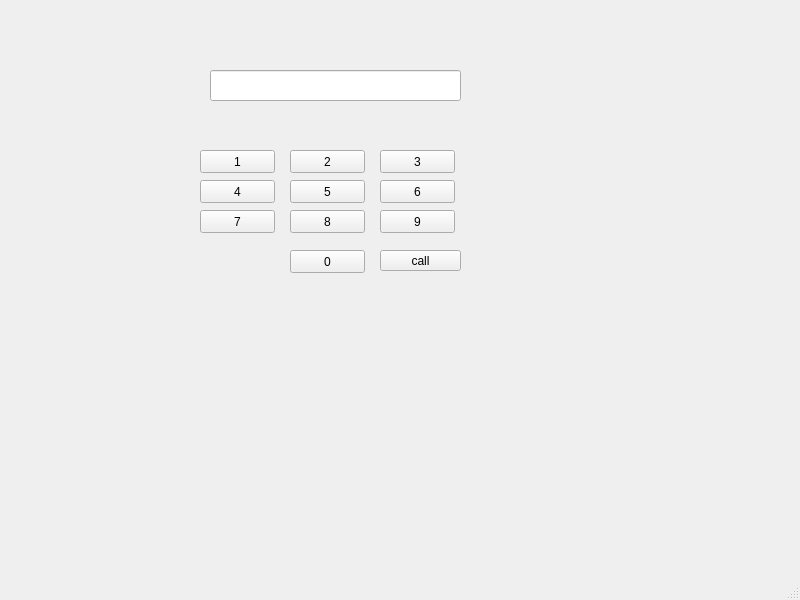
<?xml version="1.0" encoding="UTF-8"?>
<ui version="4.0">
 <class>le1_2</class>
 <widget class="QMainWindow" name="le1_2">
  <property name="geometry">
   <rect>
    <x>0</x>
    <y>0</y>
    <width>800</width>
    <height>600</height>
   </rect>
  </property>
  <property name="windowTitle">
   <string>MainWindow</string>
  </property>
  <widget class="QWidget" name="centralwidget">
   <widget class="QLineEdit" name="le1">
    <property name="geometry">
     <rect>
      <x>210</x>
      <y>70</y>
      <width>251</width>
      <height>31</height>
     </rect>
    </property>
   </widget>
   <widget class="QPushButton" name="pb1">
    <property name="geometry">
     <rect>
      <x>200</x>
      <y>150</y>
      <width>75</width>
      <height>23</height>
     </rect>
    </property>
    <property name="text">
     <string>1</string>
    </property>
   </widget>
   <widget class="QPushButton" name="pb2">
    <property name="geometry">
     <rect>
      <x>290</x>
      <y>150</y>
      <width>75</width>
      <height>23</height>
     </rect>
    </property>
    <property name="text">
     <string>2</string>
    </property>
   </widget>
   <widget class="QPushButton" name="pb3">
    <property name="geometry">
     <rect>
      <x>380</x>
      <y>150</y>
      <width>75</width>
      <height>23</height>
     </rect>
    </property>
    <property name="text">
     <string>3</string>
    </property>
   </widget>
   <widget class="QPushButton" name="pb4">
    <property name="geometry">
     <rect>
      <x>200</x>
      <y>180</y>
      <width>75</width>
      <height>23</height>
     </rect>
    </property>
    <property name="text">
     <string>4</string>
    </property>
   </widget>
   <widget class="QPushButton" name="pb5">
    <property name="geometry">
     <rect>
      <x>290</x>
      <y>180</y>
      <width>75</width>
      <height>23</height>
     </rect>
    </property>
    <property name="text">
     <string>5</string>
    </property>
   </widget>
   <widget class="QPushButton" name="pb6">
    <property name="geometry">
     <rect>
      <x>380</x>
      <y>180</y>
      <width>75</width>
      <height>23</height>
     </rect>
    </property>
    <property name="text">
     <string>6</string>
    </property>
   </widget>
   <widget class="QPushButton" name="pb7">
    <property name="geometry">
     <rect>
      <x>200</x>
      <y>210</y>
      <width>75</width>
      <height>23</height>
     </rect>
    </property>
    <property name="text">
     <string>7</string>
    </property>
   </widget>
   <widget class="QPushButton" name="pb8">
    <property name="geometry">
     <rect>
      <x>290</x>
      <y>210</y>
      <width>75</width>
      <height>23</height>
     </rect>
    </property>
    <property name="text">
     <string>8</string>
    </property>
   </widget>
   <widget class="QPushButton" name="pb9">
    <property name="geometry">
     <rect>
      <x>380</x>
      <y>210</y>
      <width>75</width>
      <height>23</height>
     </rect>
    </property>
    <property name="text">
     <string>9</string>
    </property>
   </widget>
   <widget class="QPushButton" name="pb10">
    <property name="geometry">
     <rect>
      <x>290</x>
      <y>250</y>
      <width>75</width>
      <height>23</height>
     </rect>
    </property>
    <property name="text">
     <string>0</string>
    </property>
   </widget>
   <widget class="QPushButton" name="pb11">
    <property name="geometry">
     <rect>
      <x>380</x>
      <y>250</y>
      <width>81</width>
      <height>21</height>
     </rect>
    </property>
    <property name="text">
     <string>call</string>
    </property>
   </widget>
  </widget>
  <widget class="QMenuBar" name="menubar">
   <property name="geometry">
    <rect>
     <x>0</x>
     <y>0</y>
     <width>800</width>
     <height>21</height>
    </rect>
   </property>
  </widget>
  <widget class="QStatusBar" name="statusbar"/>
 </widget>
 <resources/>
 <connections/>
</ui>
